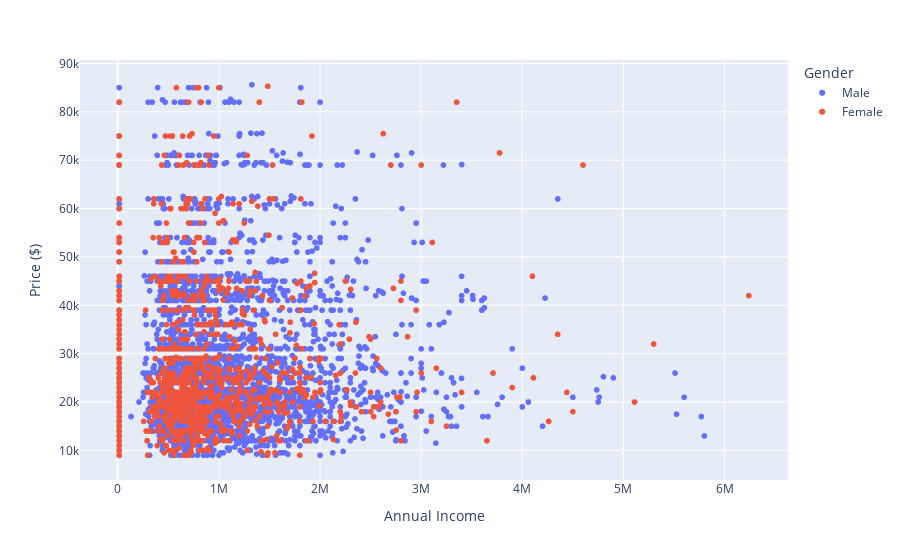

The notebook cell saved with this chart:
### Code cell
plot_graph(df, graph_type = 'scatterplot', plot_engine = 'plotly', y="Price ($)", x="Annual Income", color='Gender')

### Figure 1 — Plotly figure (JSON) as saved in the notebook; plotly's stock layout.template omitted (floating-point values rounded to 4 significant figures; data arrays with more than 128 entries replaced by an {"elided": "..."} marker saying what was removed)
{"data": [{"hovertemplate": "Gender=Male<br>Annual Income=%{x}<br>Price ($)=%{y}<extra></extra>", "legendgroup": "Male", "marker": {"color": "#636efa", "symbol": "circle"}, "mode": "markers", "name": "Male", "showlegend": true, "type": "scattergl", "x": {"elided": "3822 int values"}, "xaxis": "x", "y": {"elided": "3822 int values"}, "yaxis": "y"}, {"hovertemplate": "Gender=Female<br>Annual Income=%{x}<br>Price ($)=%{y}<extra></extra>", "legendgroup": "Female", "marker": {"color": "#EF553B", "symbol": "circle"}, "mode": "markers", "name": "Female", "showlegend": true, "type": "scattergl", "x": {"elided": "1179 int values"}, "xaxis": "x", "y": {"elided": "1179 int values"}, "yaxis": "y"}], "layout": {"legend": {"title": {"text": "Gender"}, "tracegroupgap": 0}, "margin": {"t": 60}, "xaxis": {"anchor": "y", "domain": [0, 1], "title": {"text": "Annual Income"}}, "yaxis": {"anchor": "x", "domain": [0, 1], "title": {"text": "Price ($)"}}}}
